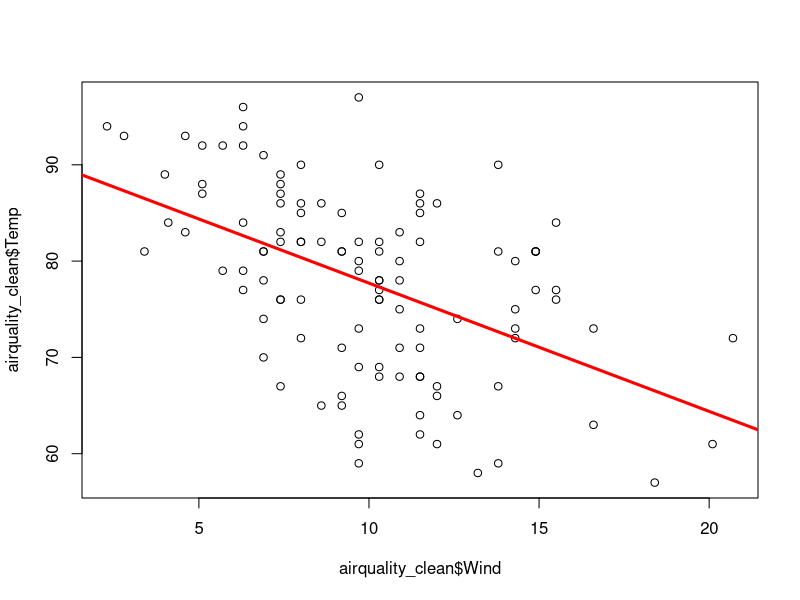

Write R code to recreate this figure.
#polynomial regression in R
#Polynomial regression is a type of regression analysis in which the relationship between the independent variable (predictor) and the dependent variable (response) is modeled as an n-th degree polynomial.

data(airquality)
head(airquality)

airquality_clean<-na.omit(airquality)

model1<-lm(airquality_clean$Temp~airquality_clean$Wind)
summary(model1)
plot(airquality_clean$Temp~airquality_clean$Wind)
abline(model1,lwd=3,col="red")

